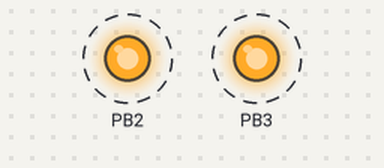
Simulated run of this sketch. Board: ATtiny85, built with avr-gcc and run on an emulated ATtiny85. On the bench: output pins drawn as LEDs (lit = HIGH). Dashed ring = blinking.

Above: at 0.5 s.
Timing chart, 0 to 4.6 s (numbered marks = the images above):
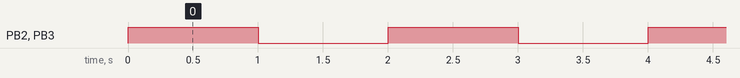

Measured:
- by itself, PB2, PB3: alternates HIGH for 1.0 s and LOW for 1.0 s

The sketch:

Transister.ino
```cpp
void setup() {
  // put your setup code here, to run once:
  pinMode(2, OUTPUT);
  pinMode(3, OUTPUT);
}

void loop() {
  digitalWrite(3, HIGH);
  digitalWrite(2, HIGH);
  delay(1000);
  digitalWrite(3, LOW);
  digitalWrite(2, LOW);
  delay(1000);
}
```

lol.c
```cpp
int counter = 0;

void setup() {
  for (int i = 2; i <= 7; i++) {
    pinMode(i, OUTPUT);
  }
}

void loop() {
  // Loop through pins 2 to 7 (6 bits)
  for (int i = 2; i <= 7; i++) {
    if (counter & (1 << (i - 2))) {
      digitalWrite(i, HIGH);
    } else {
      digitalWrite(i, LOW);
    }
  }

  counter++;

  // Optionally, reset the counter if it exceeds the maximum 6-bit value (63)
  if (counter > 63) {
    counter = 0;  // Reset counter to 0 after it reaches 64 (binary 1000000)
  }

  delay(100);  // Delay to make the change visible
}
```
